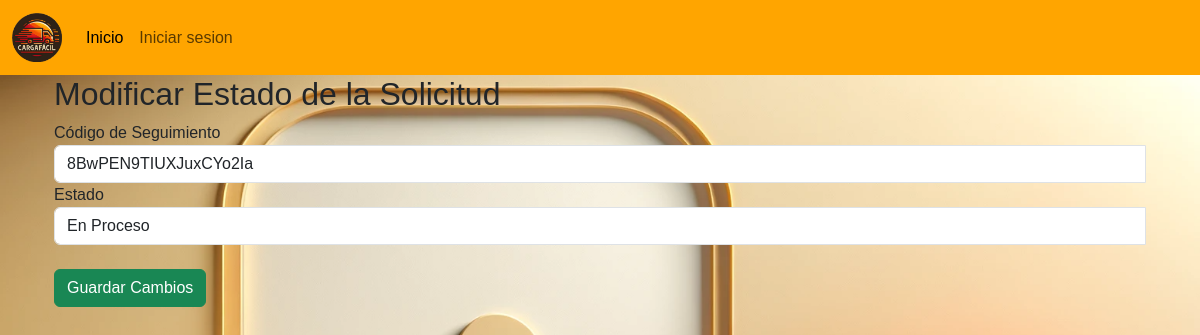
The page /modificar_solicitud/8BwPEN9TIUXJuxCYo2Ia/ on the database its author committed.
### transporte/models.py (models this page shows, shortened)
class SolicitudTransporte(models.Model):
    ESTADOS_CHOICES = (
        ('pendiente', 'Pendiente'),
        ('en_proceso', 'En Proceso'),
        ('entregado', 'Entregado'),
        ('cancelado', 'Cancelado'),
    )
    codigo_seguimiento = models.CharField(max_length=20, unique=True, primary_key=True)
    persona_origen = models.CharField(max_length=100)
    direccion_origen = models.CharField(max_length=255)
    persona_destino = models.CharField(max_length=100)
    direccion_destino = models.CharField(max_length=255)
    descripcion = models.TextField()
    estado = models.CharField(max_length=20, choices=ESTADOS_CHOICES, default='pendiente')

### transporte/views.py (the view)
# urls.py: path('modificar_solicitud/<str:codigo_seguimiento>/', modificar_solicitud, name='modificar_solicitud'),
def modificar_solicitud(request, codigo_seguimiento):
    codigo_seguimiento = get_object_or_404(SolicitudTransporte, codigo_seguimiento=codigo_seguimiento)
    if request.method == "POST":
        nuevo_estado = request.POST.get('estado')
        codigo_seguimiento.estado = nuevo_estado
        codigo_seguimiento.save()
        return redirect('listar_solicitud')
    return render(request, 'modificar_solicitud.html', {'solicitud': codigo_seguimiento, 'ESTADOS_CHOICES': SolicitudTransporte.ESTADOS_CHOICES})

### transporte/templates/modificar_solicitud.html (shortened to what this page needs)
{% extends 'base.html' %}{% block content %}
    {% load static %}
    {% load crispy_forms_tags %}
    <div class="container">
        <h2>Modificar Estado de la Solicitud</h2>
        <form method="post">
          <div class="form-group">
            <label for="codigoSeguimiento">Código de Seguimiento</label>
            <input type="text" class="form-control" id="codigoSeguimiento" value="{{ solicitud.codigo_seguimiento }}" readonly>
          </div>
          <div class="form-group">
            <label for="estado">Estado</label>
            <select class="form-control" id="estado" name="estado">
              {% for codigo, nombre in ESTADOS_CHOICES %}
              <option value="{{ codigo }}" {% if solicitud.estado == codigo %}selected{% endif %}>{{ nombre }}</option>
              {% endfor %}
            </select>
          </div>
          <br>
          <button type="submit" class="btn btn-success">Guardar Cambios</button>
        </form>
      </div>
{% endblock %}

### transporte/static/app/css/index.css (style rules this page uses)
body, html { height: 99%; margin: 0; }
body { background-image: url('../img/cargafacil.png'); background-size: cover; background-repeat: no-repeat; background-position: center center; font-family: Arial, sans-serif; }
.form-control { border-top-right-radius: 0; border-bottom-right-radius: 0; }

### rows shown on the page
SolicitudTransporte: codigo_seguimiento "8BwPEN9TIUXJuxCYo2Ia", estado "En Proceso"
